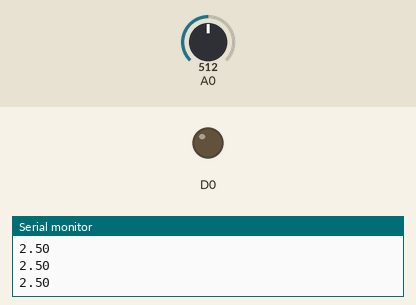
Bench run of a sketch on a simulated ESP8266 (NodeMCU). Parts: output pins drawn as LEDs (lit = HIGH), the last lines printed to the serial monitor. Inputs (shaded band) come from the test bench; at power-on: A0 = 512.

Above: at 1.2 s.
1.3 s: A0 set to 22
2.8 s: A0 set to 18
At 3.8 s:
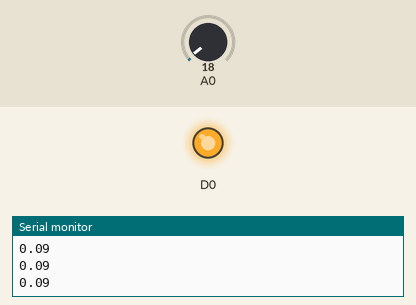
4.3 s: A0 set to 122
At 5.1 s:
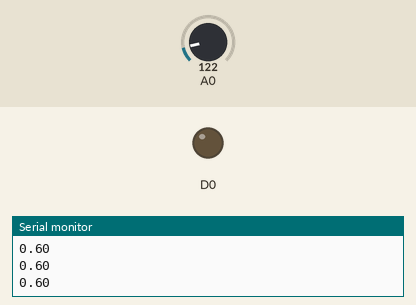
5.8 s: A0 set to 0
At 6.2 s:
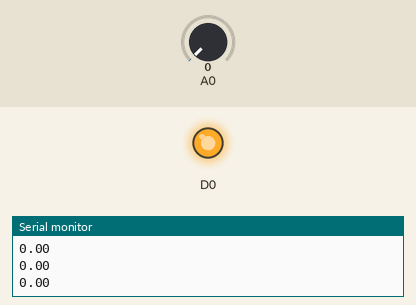
Timing chart, 0 to 8.3 s (numbered marks = the images above; inputs shaded):
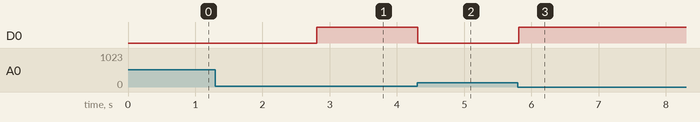

The sketch:

LDR_Program_voltage.ino
```cpp
void setup()
{
  Serial.begin(9600);
  pinMode(D0,OUTPUT);
}
void loop()
{
  int value=analogRead(A0);
  float volt=value*(5.0/1023.0);
  Serial.println(volt);
  if(volt<0.10)
  digitalWrite(D0,HIGH);
  else
  digitalWrite(D0,LOW);
}
```

Measured:
- the behaviour switches between 21 and 20 on A0 (found by bisection; images 0 and 1)
- after the input at 2.8 s, D0: LOW → HIGH at once
- after the input at 4.3 s, D0: HIGH → LOW at once
- after the input at 5.8 s, D0: LOW → HIGH at once
